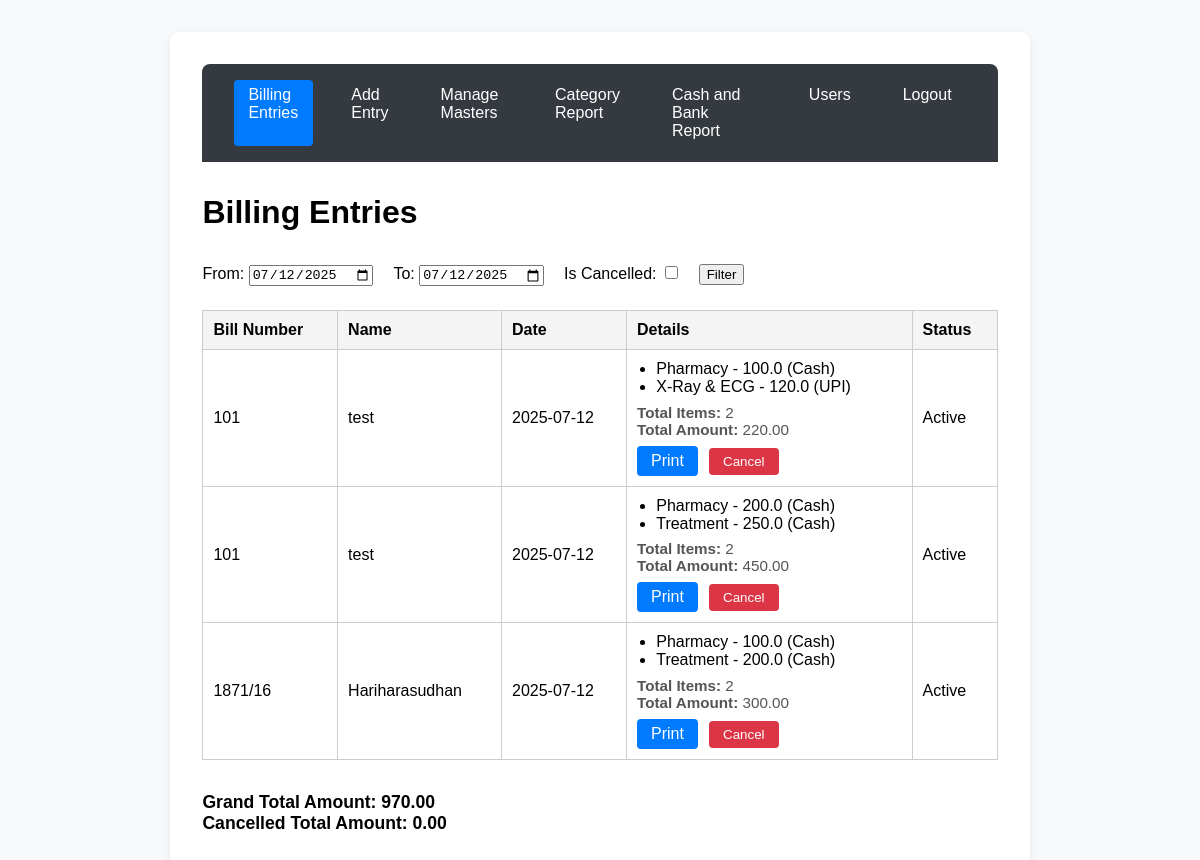
Page / (signed in) on the earlier database version.
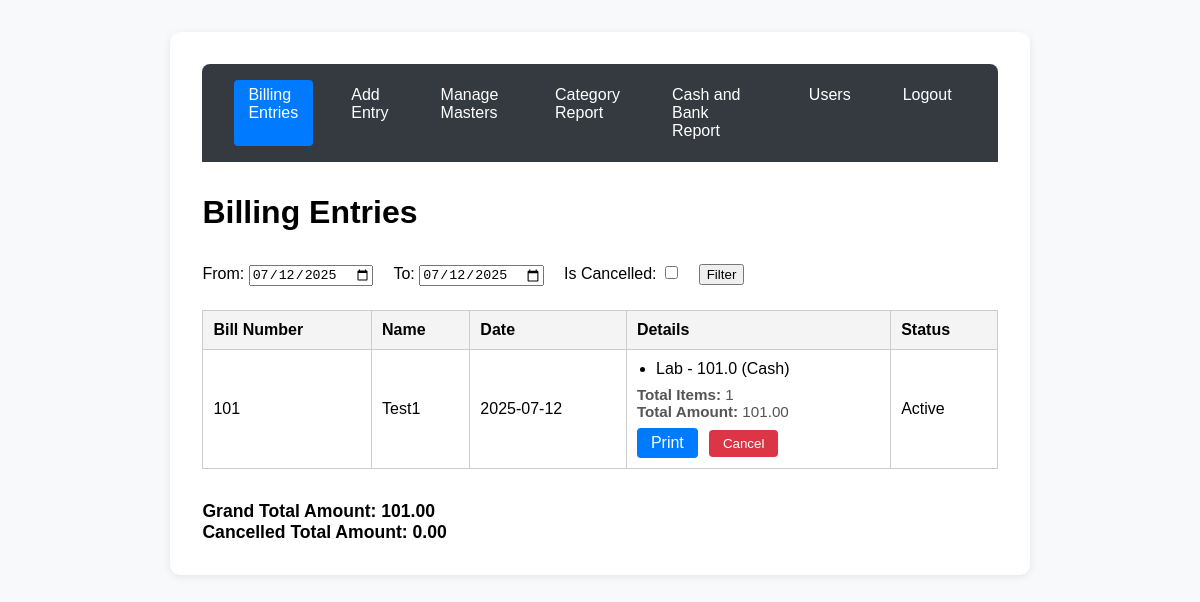
Same page on the later database version.
### app.py (models this page shows)
class HeaderEntry(db.Model):
    id = db.Column(db.Integer, primary_key=True)
    op_bill_no = db.Column(db.String(50), nullable=False)
    patient_name = db.Column(db.String(100), nullable=False)
    date = db.Column(db.Date, nullable=False)
    is_cancelled = db.Column(db.Boolean, default=False, nullable=False)
    created_at = db.Column(db.DateTime, default=lambda: datetime.now(IST), nullable=False)
    updated_at = db.Column(db.DateTime, default=lambda: datetime.now(IST), onupdate=lambda: datetime.now(IST), nullable=False)
    details = db.relationship('DetailsEntry', backref='header', lazy=True)

class DetailsEntry(db.Model):
    id = db.Column(db.Integer, primary_key=True)
    header_id = db.Column(db.Integer, db.ForeignKey('header_entry.id'), nullable=False)
    category_id = db.Column(db.Integer, db.ForeignKey('category.id'), nullable=False)
    amount = db.Column(db.Float, nullable=False)
    payment_type_id = db.Column(db.Integer, db.ForeignKey('payment_type.id'), nullable=False)
    category = db.relationship('Category', backref='details_entries')
    payment_type = db.relationship('PaymentType', backref='details_entries')

class Category(db.Model):
    id = db.Column(db.Integer, primary_key=True)
    name = db.Column(db.String(100), unique=True, nullable=False)

class PaymentType(db.Model):
    id = db.Column(db.Integer, primary_key=True)
    name = db.Column(db.String(100), unique=True, nullable=False)

### app.py (the view)
@app.route('/', methods=['GET', 'POST'])
@login_required
def index():
    today_str = datetime.now().strftime('%Y-%m-%d')
    from_date = request.args.get('from_date', today_str)
    to_date = request.args.get('to_date', today_str)
    is_cancelled = request.args.get('is_cancelled')
    if request.method == 'POST' and 'cancel_id' in request.form:
        header = HeaderEntry.query.get(int(request.form['cancel_id']))
        if header and not header.is_cancelled:
            header.is_cancelled = True
            header.updated_at = datetime.now(IST)
            db.session.commit()
    from_dt = datetime.strptime(from_date, '%Y-%m-%d').date()
    to_dt = datetime.strptime(to_date, '%Y-%m-%d').date()
    query = HeaderEntry.query.filter(HeaderEntry.date >= from_dt, HeaderEntry.date <= to_dt)
    if is_cancelled:
        query = query.filter(HeaderEntry.is_cancelled == True)
    headers = query.all()
    bills = []
    grand_total = 0.0
    cancelled_total = 0.0
    for header in headers:
        details = DetailsEntry.query.filter_by(header_id=header.id).all()
        total_amount = sum(d.amount for d in details)
        total_items = len(details)
        bills.append({
            'header': header,
            'details': details,
            'total_amount': total_amount,
            'total_items': total_items
        })
        if header.is_cancelled:
            cancelled_total += total_amount
        else:
            grand_total += total_amount
    return render_template('index.html', bills=bills, from_date=from_date, to_date=to_date, grand_total=grand_total, cancelled_total=cancelled_total)

### app.py (called while the page is built, shortened)
def login_required(f):
    @wraps(f)
    def decorated_function(*args, **kwargs):
        if 'user_id' not in session:
            return redirect(url_for('login'))
        return f(*args, **kwargs)
    return decorated_function

@app.context_processor
def inject_usertype():
    return dict(session=session)

@app.before_request
def daily_backup():
    if not os.path.exists(BACKUP_DIR):
        os.makedirs(BACKUP_DIR)
    today = datetime.now().strftime('%Y-%m-%d')
    last_backup = None
    if os.path.exists(LAST_BACKUP_FILE):
        with open(LAST_BACKUP_FILE, 'r') as f:
            last_backup = f.read().strip()

### templates/index.html (shortened to what this page needs)
<!DOCTYPE html>
<html lang="en">
<head>
</head>
<body>
    <div class="container">
                {% include '_navbar.html' %}
        <h1>Billing Entries</h1>
        <form method="get" action="{{ url_for('index') }}" style="margin-bottom:1.5em;">
            <label>From: <input type="date" name="from_date" value="{{ from_date }}"></label>
            <label style="margin-left:1em;">To: <input type="date" name="to_date" value="{{ to_date }}"></label>
            <label style="margin-left:1em;">Is Cancelled: <input type="checkbox" name="is_cancelled" value="1" {% if request.args.get('is_cancelled') %}checked{% endif %}></label>
            <button type="submit" style="margin-left:1em;">Filter</button>
        </form>
        <table>
            <tr>
                <th>Bill Number</th>
                <th>Name</th>
                <th>Date</th>
                <th>Details</th>
                <th>Status</th>
            </tr>
            {% for bill in bills %}
            <tr>
                <td>{{ bill.header.op_bill_no }}</td>
                <td>{{ bill.header.patient_name }}</td>
                <td>{{ bill.header.date.strftime('%Y-%m-%d') }}</td>
                <td>
                    <ul>
                    {% for detail in bill.details %}
                        <li>{{ detail.category.name }} - {{ detail.amount }} ({{ detail.payment_type.name }})</li>
                    {% endfor %}
                    </ul>
                    <div style="font-size:0.95em; color:#555; margin-top:0.5em;">
                        <b>Total Items:</b> {{ bill.total_items }}<br>
                        <b>Total Amount:</b> {{ '%.2f' % bill.total_amount }}
                    </div>
                    <a href="{{ url_for('print_bill', header_id=bill.header.id) }}" target="_blank" style="display:inline-block;margin-top:0.5em;background:#007bff;color:#fff;padding:6px 14px;border-radius:4px;text-decoration:none;">Print</a>
                    {% if not bill.header.is_cancelled %}
                    <button type="button" onclick="cancelBill('{{ bill.header.id }}')" style="background:#dc3545; color:#fff; border:none; border-radius:4px; padding:6px 14px; margin-left:0.5em;">Cancel</button>
                    {% endif %}
                </td>
                <td>{% if bill.header.is_cancelled %}<span style="color:red;">Cancelled</span>{% else %}Active{% endif %}</td>
                          </tr>
            {% endfor %}
        </table>
        <div style="font-weight:600; font-size:1.1em; margin-top:1em;">
            Grand Total Amount: {{ '%.2f' % grand_total }}<br>
            Cancelled Total Amount: {{ '%.2f' % cancelled_total }}
        </div>
    </div>
</body>
</html>

### templates/_navbar.html (shortened to what this page needs)
<nav class="navbar">
    <a href="{{ url_for('index') }}" {% if request.endpoint == 'index' %}class="active"{% endif %}>Billing Entries</a>
    <a href="{{ url_for('add_entry') }}" {% if request.endpoint == 'add_entry' %}class="active"{% endif %}>Add Entry</a>
    <a href="{{ url_for('masters') }}" {% if request.endpoint == 'masters' %}class="active"{% endif %}>Manage Masters</a>
    <a href="{{ url_for('category_report') }}" {% if request.endpoint == 'category_report' %}class="active"{% endif %}>Category Report</a>
    <a href="{{ url_for('payment_type_report') }}" {% if request.endpoint == 'payment_type_report' %}class="active"{% endif %}>Cash and Bank Report</a>
    {% if session.get('usertype') == 'admin' %}
    <a href="{{ url_for('users') }}" {% if request.path == url_for('users') %}class="active"{% endif %}>Users</a>
    {% endif %}
    <a href="{{ url_for('logout') }}">Logout</a>
</nav>

### templates/index.html (style rules this page uses)
body { font-family: Arial, sans-serif; margin: 2em; background: #f8f9fa; }
.container { max-width: 900px; margin: 0 auto; background: #fff; padding: 2em 2.5em 2em 2.5em; border-radius: 10px; box-shadow: 0 2px 8px rgba(0,0,0,0.08); }
h1 { margin-bottom: 0.5em; }
table { border-collapse: collapse; width: 100%; margin-bottom: 2em; background: #fff; }
th, td { border: 1px solid #ccc; padding: 10px; text-align: left; }
th { background: #f4f4f4; }
ul { margin: 0; padding-left: 1.2em; }

### templates/_navbar.html (style rules this page uses)
.navbar { background: #343a40; padding: 1em 2em; border-radius: 8px 8px 0 0; margin-bottom: 2em; display: flex; gap: 1.5em; }
.navbar a { color: #fff; text-decoration: none; font-weight: 500; transition: background 0.2s; padding: 6px 14px; border-radius: 4px; }
.navbar a.active, .navbar a:focus { background: #007bff; }
body { font-family: Arial, sans-serif; margin: 2em; background: #f8f9fa; }
.container { max-width: 70%; margin: 0 auto; background: #fff; padding: 2em; border-radius: 10px; box-shadow: 0 2px 8px rgba(0,0,0,0.08); }
h1 { margin-bottom: 1em; }
table { border-collapse: collapse; width: 100%; margin-bottom: 2em; background: #fff; }
th, td { border: 1px solid #ccc; padding: 10px; text-align: left; }
th { background: #f4f4f4; }

Differences in the rows shown:
removed HeaderEntry: header.op_bill_no "101", header.patient_name "test", header "2025-07-12"
removed DetailsEntry: category.name "Pharmacy", amount "100.0", payment_type.name "Cash", shown under "101"
removed DetailsEntry: category.name "X-Ray & ECG", amount "120.0", payment_type.name "UPI", shown under "101"
removed HeaderEntry: header.op_bill_no "101", header.patient_name "test", header "2025-07-12"
removed DetailsEntry: category.name "Pharmacy", amount "200.0", payment_type.name "Cash", shown under "101"
removed DetailsEntry: category.name "Treatment", amount "250.0", payment_type.name "Cash", shown under "101"
removed HeaderEntry: header.op_bill_no "1871/16", header.patient_name "Hariharasudhan", header "2025-07-12"
removed DetailsEntry: category.name "Pharmacy", amount "100.0", payment_type.name "Cash", shown under "1871/16"
removed DetailsEntry: category.name "Treatment", amount "200.0", payment_type.name "Cash", shown under "1871/16"
now on this page (row edited): HeaderEntry: header.op_bill_no "101", header.patient_name "Test1", header "2025-07-12"
now on this page (row edited): DetailsEntry: category.name "Lab", amount "101.0", payment_type.name "Cash", shown under "101"
Other differences:
{{ '%.2f' % grand_total }}: "970.00" → "101.00"
new list line: "Total Items: 1 Total Amount: 101.00 Print Cancel Active"
list line gone: "Total Items: 2 Total Amount: 220.00 Print Cancel Active"
list line gone: "Total Items: 2 Total Amount: 450.00 Print Cancel Active"
list line gone: "Total Items: 2 Total Amount: 300.00 Print Cancel Active"
